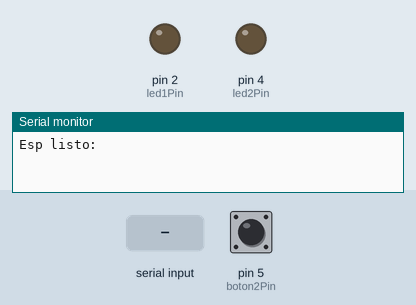
Bench run of a sketch on a simulated Arduino Uno, built with avr-gcc and run on an emulated ATmega328P. On the bench: output pins drawn as LEDs (lit = HIGH), the last lines printed to the serial monitor. The inputs (shaded band) are chosen by the test bench; at power-on: pin 5 (boton2Pin) HIGH.

Above: at 2.2 s.
2.3 s: "1\n" received over Serial
At 2.6 s:
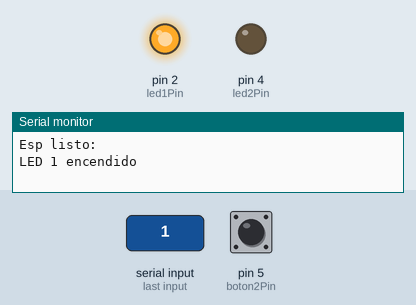
3.8 s: byte 51 ('3') received over Serial
At 4.9 s:
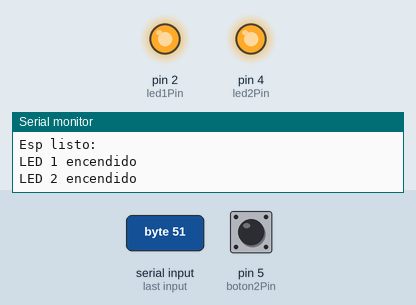
5.3 s: byte 48 ('0') received over Serial
At 6.1 s:
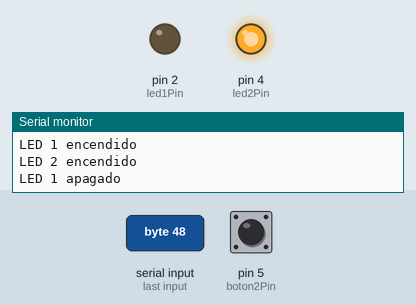
8.4 s: "2\n" received over Serial
At 9.6 s:
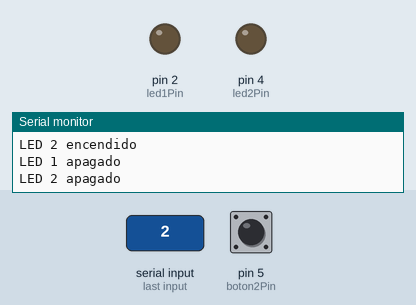
9.9 s: "3\n" received over Serial
At 10.8 s:
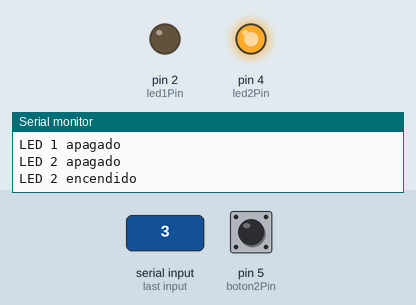
Timing chart, 0 to 12.4 s (numbered marks = the images above; inputs shaded):
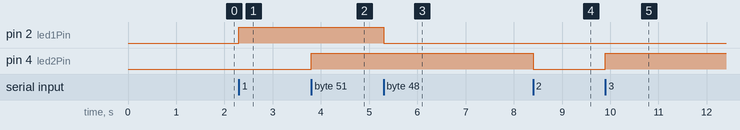

The sketch:

TP7Arduino.ino
```cpp
const int boton1Pin = 0;
const int led1Pin = 2;
const int boton2Pin = 5;
const int led2Pin = 4;
int estadoAnterior1 = HIGH;
int estadoAnterior2 = HIGH;

void setup() {
  Serial.begin(115200);
  pinMode(boton1Pin, INPUT_PULLUP);
  pinMode(boton2Pin, INPUT_PULLUP);
  pinMode(led1Pin, OUTPUT);
  pinMode(led2Pin, OUTPUT);
  digitalWrite(led1Pin, LOW);
  digitalWrite(led2Pin, LOW);
  delay(1000);
  Serial.println("\nEsp listo: ");
}

void loop() {
  int estadoActual1 = digitalRead(boton1Pin);
  if (estadoAnterior1 != estadoActual1){
    if(estadoActual1 == LOW){
      Serial.println("Boton 1 pulsado");
    } else{
      Serial.println("Boton 1 no pulsado");
      Serial.println("LED 1 apagado");
    }
    delay(50);
    estadoAnterior1 = estadoActual1;
  }
   int estadoActual2 = digitalRead(boton2Pin);
 if (estadoAnterior2 != estadoActual2){
    if(estadoActual2 == LOW){
      Serial.println("Boton 2 pulsado");
    } else{
     Serial.println("Boton 2 no pulsado");
     Serial.println("LED 2 apagado");
    }
    delay(50);
    estadoAnterior2 = estadoActual2;
  }


  if(Serial.available()>0){
    char comando = Serial.read();
    if(comando == '\n' || comando == '\r') return;
    if(comando == '1'){
      digitalWrite(led1Pin, HIGH);
      Serial.println("LED 1 encendido");
    }else if(comando == '0'){
      digitalWrite(led1Pin, LOW);
      Serial.println("LED 1 apagado");
    } else if(comando == '3'){
      digitalWrite(led2Pin, HIGH);
      Serial.println("LED 2 encendido");
    }else if(comando == '2'){
      digitalWrite(led2Pin, LOW);
      Serial.println("LED 2 apagado");
    }
  }
}
```

Measured:
- after the input at 2.3 s, pin 2 (led1Pin): LOW → HIGH at once
- after the input at 3.8 s, pin 4 (led2Pin): LOW → HIGH at once
- after the input at 5.3 s, pin 2 (led1Pin): HIGH → LOW at once
- after the input at 8.4 s, pin 4 (led2Pin): HIGH → LOW at once
- after the input at 9.9 s, pin 4 (led2Pin): LOW → HIGH at once
